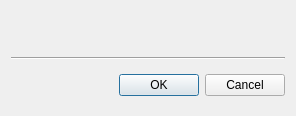
<?xml version="1.0" encoding="UTF-8"?>
<ui version="4.0">
 <class>QnBuildNumberDialog</class>
 <widget class="QDialog" name="QnBuildNumberDialog">
  <property name="geometry">
   <rect>
    <x>0</x>
    <y>0</y>
    <width>296</width>
    <height>116</height>
   </rect>
  </property>
  <property name="sizePolicy">
   <sizepolicy hsizetype="Preferred" vsizetype="Preferred">
    <horstretch>0</horstretch>
    <verstretch>0</verstretch>
   </sizepolicy>
  </property>
  <property name="windowTitle">
   <string>Choose a specific build</string>
  </property>
  <layout class="QVBoxLayout" name="verticalLayout">
   <item>
    <widget class="QWidget" name="widget" native="true">
     <property name="sizePolicy">
      <sizepolicy hsizetype="Preferred" vsizetype="Fixed">
       <horstretch>0</horstretch>
       <verstretch>0</verstretch>
      </sizepolicy>
     </property>
     <layout class="QVBoxLayout" name="verticalLayout_2">
      <item>
       <widget class="nx::client::desktop::InputField" name="buildNumberInputField" native="true"/>
      </item>
      <item>
       <widget class="nx::client::desktop::InputField" name="passwordInputField" native="true"/>
      </item>
     </layout>
    </widget>
   </item>
   <item>
    <widget class="Line" name="line">
     <property name="orientation">
      <enum>Qt::Horizontal</enum>
     </property>
    </widget>
   </item>
   <item>
    <widget class="QDialogButtonBox" name="buttonBox">
     <property name="orientation">
      <enum>Qt::Horizontal</enum>
     </property>
     <property name="standardButtons">
      <set>QDialogButtonBox::Cancel|QDialogButtonBox::Ok</set>
     </property>
    </widget>
   </item>
  </layout>
 </widget>
 <customwidgets>
  <customwidget>
   <class>nx::client::desktop::InputField</class>
   <extends>QWidget</extends>
   <header location="global">nx/client/desktop/common/widgets/input_field.h</header>
   <container>1</container>
  </customwidget>
 </customwidgets>
 <tabstops>
  <tabstop>buttonBox</tabstop>
 </tabstops>
 <resources/>
 <connections/>
</ui>
